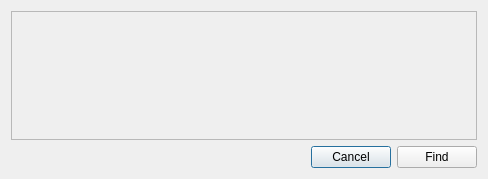
<?xml version="1.0" encoding="UTF-8"?>
<ui version="4.0">
 <class>FindInProjectDialog</class>
 <widget class="QDialog" name="FindInProjectDialog">
  <property name="geometry">
   <rect>
    <x>0</x>
    <y>0</y>
    <width>488</width>
    <height>179</height>
   </rect>
  </property>
  <property name="windowTitle">
   <string>Find in Project</string>
  </property>
  <layout class="QVBoxLayout" name="verticalLayout">
   <item>
    <widget class="QScrollArea" name="scrollArea">
     <property name="widgetResizable">
      <bool>true</bool>
     </property>
     <widget class="SearchCriteriasWidget" name="searchCriterias">
      <property name="geometry">
       <rect>
        <x>0</x>
        <y>0</y>
        <width>462</width>
        <height>111</height>
       </rect>
      </property>
     </widget>
    </widget>
   </item>
   <item>
    <layout class="QHBoxLayout" name="horizontalLayout_4">
     <item>
      <spacer name="horizontalSpacer_3">
       <property name="orientation">
        <enum>Qt::Horizontal</enum>
       </property>
       <property name="sizeHint" stdset="0">
        <size>
         <width>40</width>
         <height>20</height>
        </size>
       </property>
      </spacer>
     </item>
     <item>
      <widget class="QPushButton" name="cancelButton">
       <property name="text">
        <string>Cancel</string>
       </property>
      </widget>
     </item>
     <item>
      <widget class="QPushButton" name="findButton">
       <property name="text">
        <string>Find</string>
       </property>
      </widget>
     </item>
    </layout>
   </item>
  </layout>
 </widget>
 <customwidgets>
  <customwidget>
   <class>SearchCriteriasWidget</class>
   <extends>QWidget</extends>
   <header>UI/Find/SearchCriteriasWidget.h</header>
   <container>1</container>
  </customwidget>
 </customwidgets>
 <tabstops>
  <tabstop>findButton</tabstop>
  <tabstop>cancelButton</tabstop>
  <tabstop>scrollArea</tabstop>
 </tabstops>
 <resources/>
 <connections/>
</ui>
